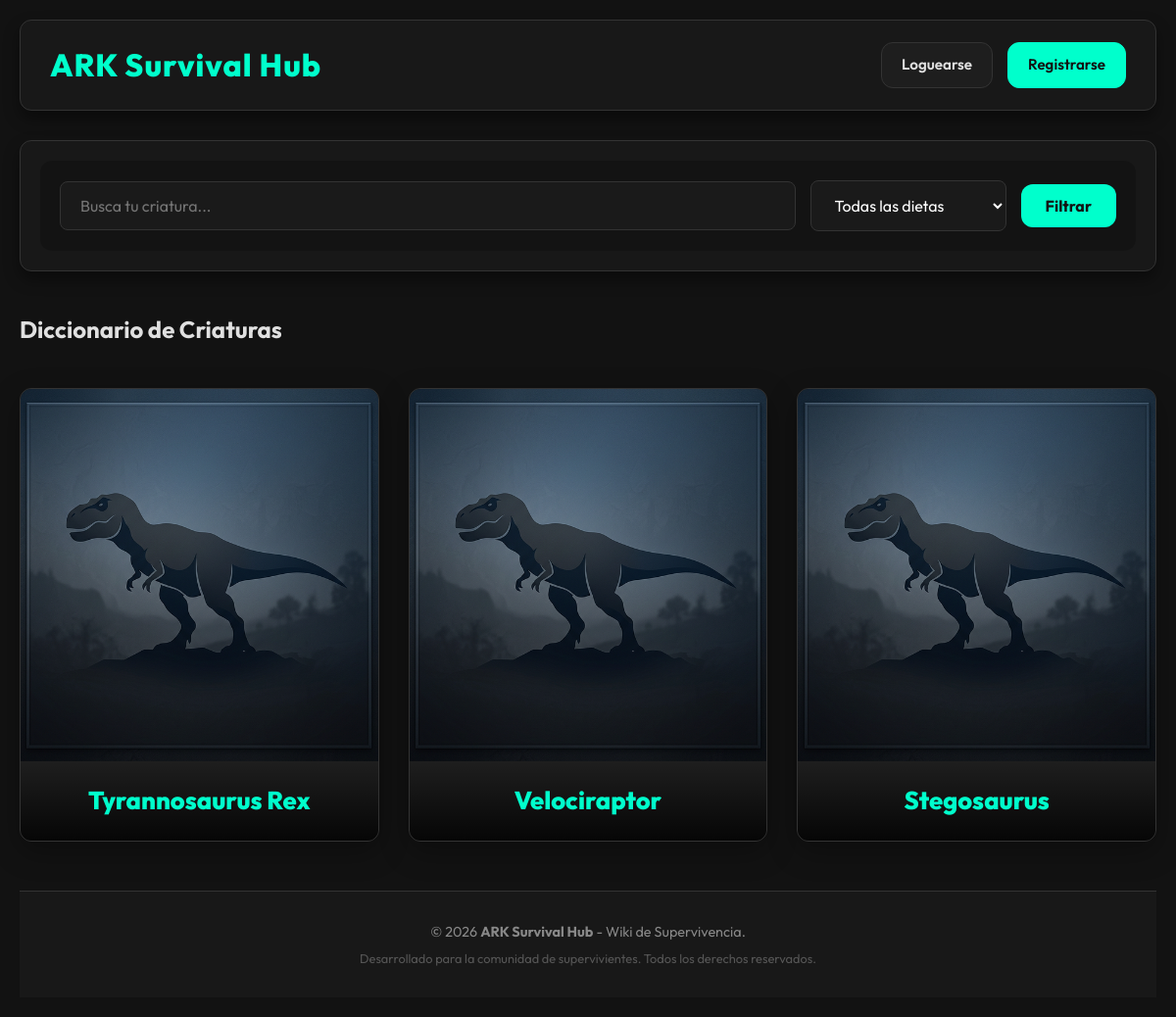
The page / on the database its author committed.
### tables this page shows
CREATE TABLE `dinosaurios` (
  `id` int(11) NOT NULL AUTO_INCREMENT,
  `nombre` varchar(100) NOT NULL,
  `especie` varchar(100) DEFAULT NULL,
  `dieta` varchar(50) DEFAULT NULL,
  `imagen` varchar(255) DEFAULT 'default_dino.jpg',
  `descripcion` text DEFAULT NULL,
  PRIMARY KEY (`id`),
  UNIQUE KEY `nombre` (`nombre`)
);

### index.php (the view, shortened to what this page needs)
<?php
include 'config/db.php';
$busqueda = isset($_GET['buscar']) ? $_GET['buscar'] : '';
$sql = "SELECT * FROM dinosaurios WHERE 1=1";
$por_pagina = 9;
$pagina_actual = isset($_GET['p']) && is_numeric($_GET['p']) ? (int)$_GET['p'] : 1;
$offset = ($pagina_actual - 1) * $por_pagina;
$sql .= " LIMIT :limit OFFSET :offset";
$stmt = $conexion->prepare($sql);
$stmt->bindValue(':limit', $por_pagina, PDO::PARAM_INT);
$stmt->bindValue(':offset', $offset, PDO::PARAM_INT);
$stmt->execute();
$dinos = $stmt->fetchAll(PDO::FETCH_ASSOC);
?>
<!DOCTYPE html>
<html lang="es">
<head>
    <link rel="stylesheet" href="assets/css/estilos.css?v=1.3">
</head>
<body>
    <?php include 'includes/header.php'; ?>
    <section class="buscador">
        <form action="index.php" method="GET">
            <input type="text" name="buscar" placeholder="Busca tu criatura..."
                value="<?php echo isset($_GET['buscar']) ? htmlspecialchars($_GET['buscar']) : ''; ?>">
            <select name="dieta">
                <option value="">Todas las dietas</option>
            </select>
            <button type="submit">Filtrar</button>
        </form>
    </section>
    <main>
        <h2>Diccionario de Criaturas</h2>
        <div class="contenedor-dinos">
            <?php if (count($dinos) > 0): ?>
                <?php foreach ($dinos as $dino): ?>
                    <div class="dino-card">
                        <?php if(!empty($dino['imagen'])): ?>
                            <div class="dino-img-container">
                                <?php
                                $src_dino = (strpos($dino['imagen'], 'http') === 0) ? $dino['imagen'] : "assets/img/dinos/" . $dino['imagen'];
                                ?>
                                <img src="<?php echo htmlspecialchars($src_dino); ?>" alt="<?php echo htmlspecialchars($dino['nombre']); ?>" class="dino-img" onerror="this.src='assets/img/dinos/default_dino.jpg'">
                            </div>
                        <?php endif; ?>
                        <h3>
                            <?php
                            $query_detalle = $_GET;
                            $query_detalle['id'] = $dino['id'];
                            $link_detalle = 'detalle.php?' . http_build_query($query_detalle);
                            ?>
                            <a href="<?php echo htmlspecialchars($link_detalle); ?>" class="enlace-dino">
                                <?php echo htmlspecialchars($dino['nombre']); ?>
                            </a>
                        </h3>
                    </div>
                <?php
    endforeach; ?>
            <?php
else: ?>
                <p style="grid-column: 1/-1; text-align: center; color: #888;">
                No se han encontrado criaturas que coincidan con "<strong><?php echo htmlspecialchars($busqueda); ?></strong>".
                </p>
            <?php
endif; ?>
        </div>
    <?php include 'includes/footer.php'; ?>

### assets/css/estilos.css (style rules this page uses)
:root { --bg-main: #121212; --bg-card: #1e1e1e; --bg-header: #181818; --text-main: #e0e0e0; --text-muted: #a0a0a0; --accent: #00ffcc; --accent-hover: #00ccaa; --border-color: #333333; --error-color: #ff4444; --success-color: #00e676; --shadow: 0 8px 16px rgba(0, 0, 0, 0.4); --radius: 12px; }
* { margin: 0; padding: 0; box-sizing: border-box; }
p, h1, h2, h3, h4, span, div { overflow-wrap: break-word; word-wrap: break-word; }
img { max-width: 100%; height: auto; display: block; }
body { font-family: 'Outfit', sans-serif; background-color: var(--bg-main); color: var(--text-main); line-height: 1.6; padding: 20px; max-width: 1200px; margin: 0 auto; }
.buscador { background: var(--bg-header); padding: 20px; border-radius: var(--radius); border: 1px solid var(--border-color); margin-bottom: 40px; box-shadow: var(--shadow); }
.buscador form { display: flex; gap: 15px; justify-content: center; align-items: center; flex-wrap: wrap; background: rgba(0, 0, 0, 0.2); padding: 20px; border-radius: var(--radius); }
.buscador input[type="text"], .buscador select { background-color: #1a1a1a; border: 1px solid var(--border-color); color: white; padding: 14px 20px; border-radius: 8px; font-size: 1rem; font-family: 'Outfit', sans-serif; outline: none; transition: all 0.3s; min-width: 200px; }
.buscador input[type="text"] { flex: 1; min-width: 250px; }
.buscador button { background-color: var(--accent); color: #121212; border: none; padding: 12px 25px; border-radius: var(--radius); font-weight: bold; font-size: 1rem; font-family: inherit; cursor: pointer; transition: 0.3s; }
.contenedor-dinos { display: grid; grid-template-columns: repeat(auto-fill, minmax(320px, 1fr)); gap: 30px; margin-top: 40px; }
.dino-card { background-color: var(--bg-card); border: 1px solid var(--border-color); padding: 0; border-radius: var(--radius); transition: transform 0.4s cubic-bezier(0.165, 0.84, 0.44, 1), box-shadow 0.4s, border-color 0.4s; box-shadow: 0 10px 30px rgba(0, 0, 0, 0.3); display: flex; flex-direction: column; position: relative; overflow: hidden; height: 100%; }
.dino-card h3 { margin: 0; padding: 20px; font-size: 1.6rem; background: linear-gradient(to top, rgba(0, 0, 0, 0.8), transparent); width: 100%; margin-top: auto; text-align: center; }
.dino-img-container { width: 100%; height: 380px; overflow: hidden; position: relative; }
.dino-img { width: 100%; height: 100%; object-fit: cover; transition: transform 0.6s ease; }
.enlace-dino { color: var(--accent); text-decoration: none; font-weight: 800; transition: all 0.3s ease; }
.enlace-dino::after { content: ''; position: absolute; top: 0; left: 0; right: 0; bottom: 0; z-index: 10; }

### rows shown on the page
dinosaurios: imagen (placeholder picture), nombre "Tyrannosaurus Rex"
dinosaurios: imagen (placeholder picture), nombre "Velociraptor"
dinosaurios: imagen (placeholder picture), nombre "Stegosaurus"

### other values the page prints
$header_titulo "ARK Survival Hub"
